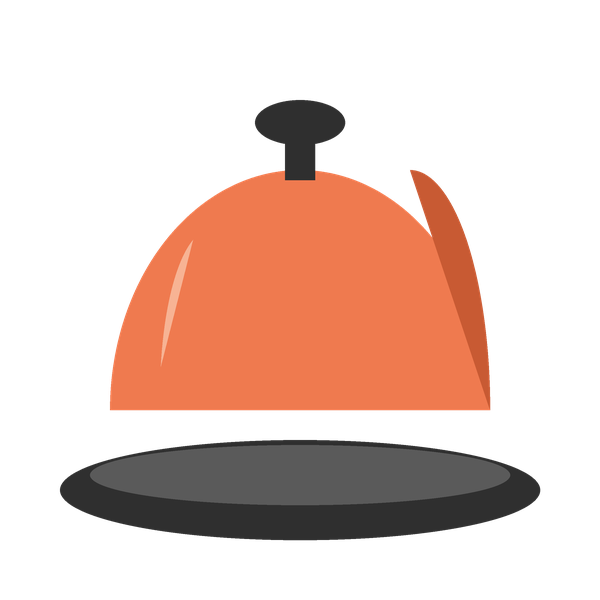
#> input picture art-src/bell.png, 600 x 600 px; its folder holds only this picture in this run
$ python prepare-art.py
#> lines starting #> are read from the running program, lines starting #| are printed output that depends on the picture
"""Turn source images (art-src/*.png) into binary-art grids (public/art/*.json).

Steps, per the brief: remove background, crop with breathing room, boost
contrast, snap each pixel to the nearest brand palette color, run Sobel edge
detection, then resize to a grid of cells about 0.6 wide by 1 tall.

Output JSON (compact, one character per cell, row-major):
  cols, rows   grid size
  tokens       palette token names; colors are resolved from CSS at runtime
  c            "1" dense, "0" mid tone, " " background
  k            token index per cell
  o            opacity level 0-9 (maps to 0.35-0.9)
  e            "1" on outlines
Run with: python3 scripts/prepare-art.py [name ...]
"""
import json
import random
import sys
from pathlib import Path

from PIL import Image, ImageEnhance, ImageFilter

ROOT = Path(__file__).resolve().parent.parent
SRC = ROOT / "art-src"
OUT = ROOT / "public" / "art"
OUT.mkdir(parents=True, exist_ok=True)

# Columns per piece: the smallest grid that still reads.
COLS = {"mug": 64, "table": 72}
DEFAULT_COLS = 60
CELL_ASPECT = 0.6  # cell width / height

TOKENS = ["ink", "sky", "field", "coral"]
# light-mode shades per token: light, base, dark
SHADES = {
    "ink": ["#5a5a5a", "#2F2F2F", "#1c1c1c"],
    "sky": ["#a9c8ec", "#6FA3DC", "#4f7fb8"],
    "field": ["#c2cf9c", "#9DAF6E", "#748550"],
    "coral": ["#f7b394", "#EF7A4F", "#c85a33"],
}


def rgb(h):
    return tuple(int(h[i:i + 2], 16) for i in (1, 3, 5))


PALETTE = [(t, i, rgb(h)) for t in TOKENS for i, h in enumerate(SHADES[t])]


def snap(px):
    """Nearest palette shade -> (token index, shade 0 light..2 dark)."""
    best = min(PALETTE, key=lambda p: sum((a - b) ** 2 for a, b in zip(px, p[2])))
    return TOKENS.index(best[0]), best[1]


def remove_background(img):
    img = img.convert("RGBA")
#> img is the input picture: PIL image 600x600 RGBA; mean R, G, B, A 58.7, 33.8, 24.7, 83
    if img.getextrema()[3][0] < 255:
        return img  # already has transparency
    # Flood out a plain background: anything close to the corner color.
    bg = img.getpixel((0, 0))[:3]
    px = img.load()
    for y in range(img.height):
        for x in range(img.width):
            r, g, b, a = px[x, y]
            if abs(r - bg[0]) + abs(g - bg[1]) + abs(b - bg[2]) < 30:
                px[x, y] = (r, g, b, 0)
    return img


def crop(img, pad=0.06):
#> called with pad = 0.06
    x0, y0, x1, y1 = img.getchannel("A").point(lambda a: 255 if a > 40 else 0).getbbox()
#> x0 = 60; y0 = 100; x1 = 541; y1 = 541
    p = int(max(x1 - x0, y1 - y0) * pad)
#> p = 28
    return img.crop((max(0, x0 - p), max(0, y0 - p), min(img.width, x1 + p), min(img.height, y1 + p)))
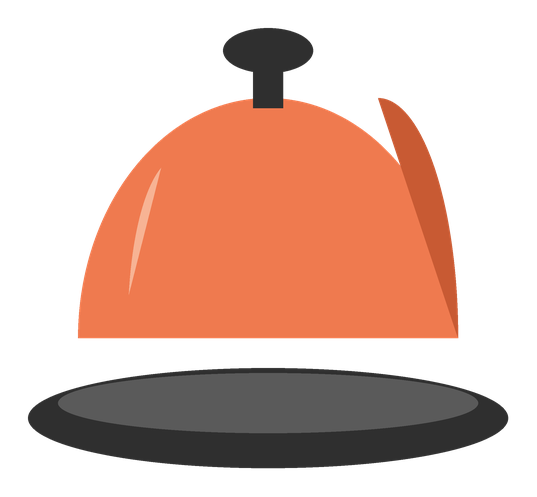
#> returned value: PIL image 537x497 RGBA; mean R, G, B, A 79.2, 45.6, 33.3, 112; transparent parts drawn white


def sobel(gray):
    kx = ImageFilter.Kernel((3, 3), [-1, 0, 1, -2, 0, 2, -1, 0, 1], 1, 128)
    ky = ImageFilter.Kernel((3, 3), [-1, -2, -1, 0, 0, 0, 1, 2, 1], 1, 128)
    gx, gy = gray.filter(kx), gray.filter(ky)
    w, h = gray.size
    a, b = gx.load(), gy.load()
    out = Image.new("L", gray.size)
    o = out.load()
    for y in range(h):
        for x in range(w):
            o[x, y] = min(255, int((abs(a[x, y] - 128) ** 2 + abs(b[x, y] - 128) ** 2) ** 0.5 * 2))
    return out


def prepare(name):
    img = crop(remove_background(Image.open(SRC / f"{name}.png")))
    rgb_img = ImageEnhance.Contrast(img.convert("RGB")).enhance(1.1)
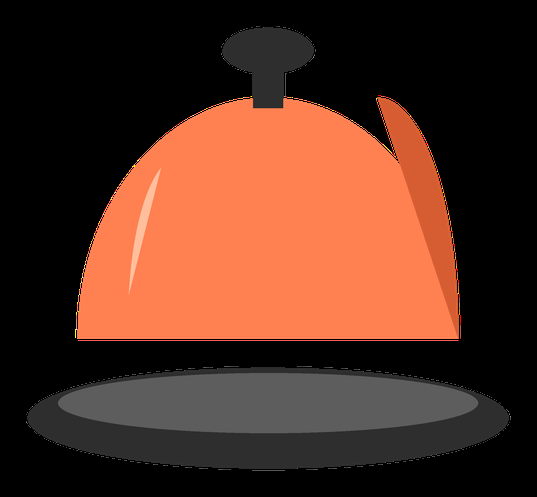
#> rgb_img: PIL image 537x497 RGB; mean R, G, B 83.8, 47.4, 34
    alpha = img.getchannel("A")
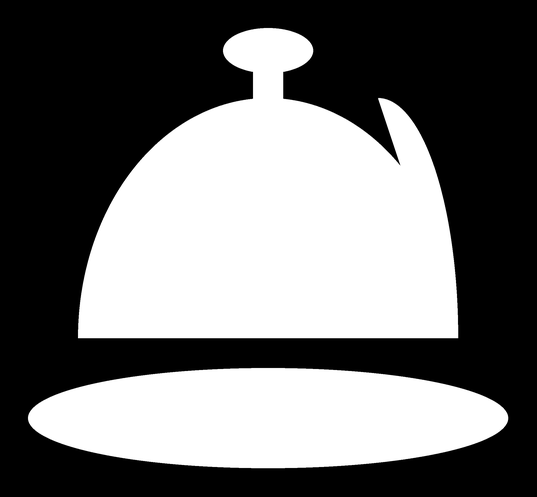
#> alpha: PIL image 537x497 L; min 0, max 255, mean 112

    cols = COLS.get(name, DEFAULT_COLS)
    rows = round(cols * img.height / img.width * CELL_ASPECT)
#> rows = 33

    # Edges on a mid-size copy: outlines of the silhouette and between colors.
    mid = (cols * 4, rows * 4)
#> mid = (240, 132)
    edge_src = Image.composite(rgb_img.convert("L"), Image.new("L", img.size, 255), alpha)
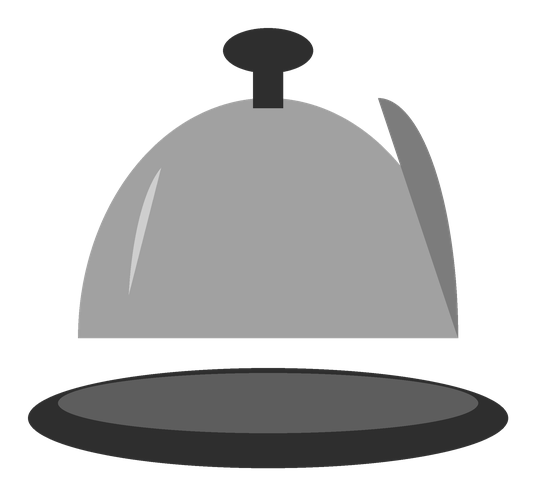
#> edge_src: PIL image 537x497 L; min 35, max 255, mean 198.5
    edges = sobel(edge_src.resize(mid, Image.LANCZOS)).resize((cols, rows), Image.BOX)
#> in sobel, `gx, gy = gray.filter(kx), gray.filter(ky)`:
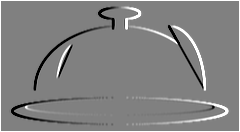
#> gx: PIL image 240x132 L; min 0, max 255, mean 130.6
#> in sobel, `gx, gy = gray.filter(kx), gray.filter(ky)`:
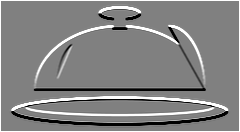
#> gy: PIL image 240x132 L; min 0, max 255, mean 132
#> in sobel, `out = Image.new("L", gray.size)`: out: PIL image 240x132 L; every value is 0

    small = rgb_img.resize((cols, rows), Image.LANCZOS)
    small_a = alpha.resize((cols, rows), Image.BOX)
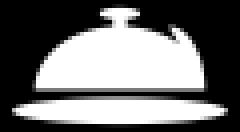
#> small_a: PIL image 60x33 L (shown 4 times larger); min 0, max 255, mean 112.2

    rng = random.Random(name)
    c, k, o, e = [], [], [], []
    for y in range(rows):
        for x in range(cols):
            if small_a.getpixel((x, y)) < 110:
                c.append(" "); k.append("0"); o.append("0"); e.append("0")
                continue
            ti, shade = snap(small.getpixel((x, y)))
            is_edge = edges.getpixel((x, y)) > 70
            # Darker shades are denser; highlights stay light so the object looks lit.
            density = {0: 0.25, 1: 0.7, 2: 0.95}[shade]
            c.append("1" if is_edge or rng.random() < density else "0")
            k.append(str(ti))
            o.append(str(round(density * 9)))
            e.append("1" if is_edge else "0")

    data = {"cols": cols, "rows": rows, "tokens": TOKENS,
            "c": "".join(c), "k": "".join(k), "o": "".join(o), "e": "".join(e)}
    (OUT / f"{name}.json").write_text(json.dumps(data, separators=(",", ":")))
    filled = sum(ch != " " for ch in c)
    print(f"{name}: {cols}x{rows}, {filled} cells")
#| bell: 60x33, 905 cells


names = sys.argv[1:] or sorted(p.stem for p in SRC.glob("*.png"))
for n in names:
    prepare(n)

$ run again, on art-src/board.png
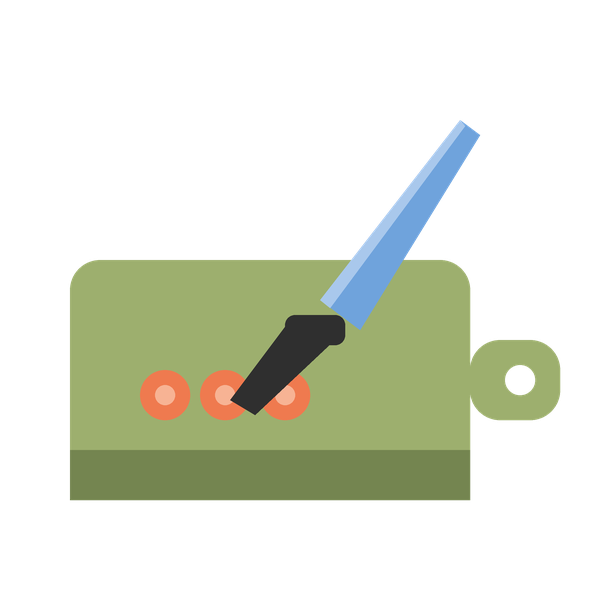
#> input picture art-src/board.png, 600 x 600 px
#> in remove_background, img is the input picture: PIL image 600x600 RGBA; mean R, G, B, A 44.7, 49, 33.6, 75.8
#> x0 = 70; y0 = 120; x1 = 561; y1 = 501
#> p = 29
#> out: PIL image 240x116 L; every value is 0
#> in prepare, `small_a = alpha.resize((cols, rows), Image.BOX)`:
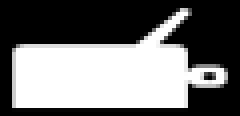
#> small_a: PIL image 60x29 L (shown 4 times larger); min 0, max 255, mean 113.2
#| board: 60x29, 783 cells
